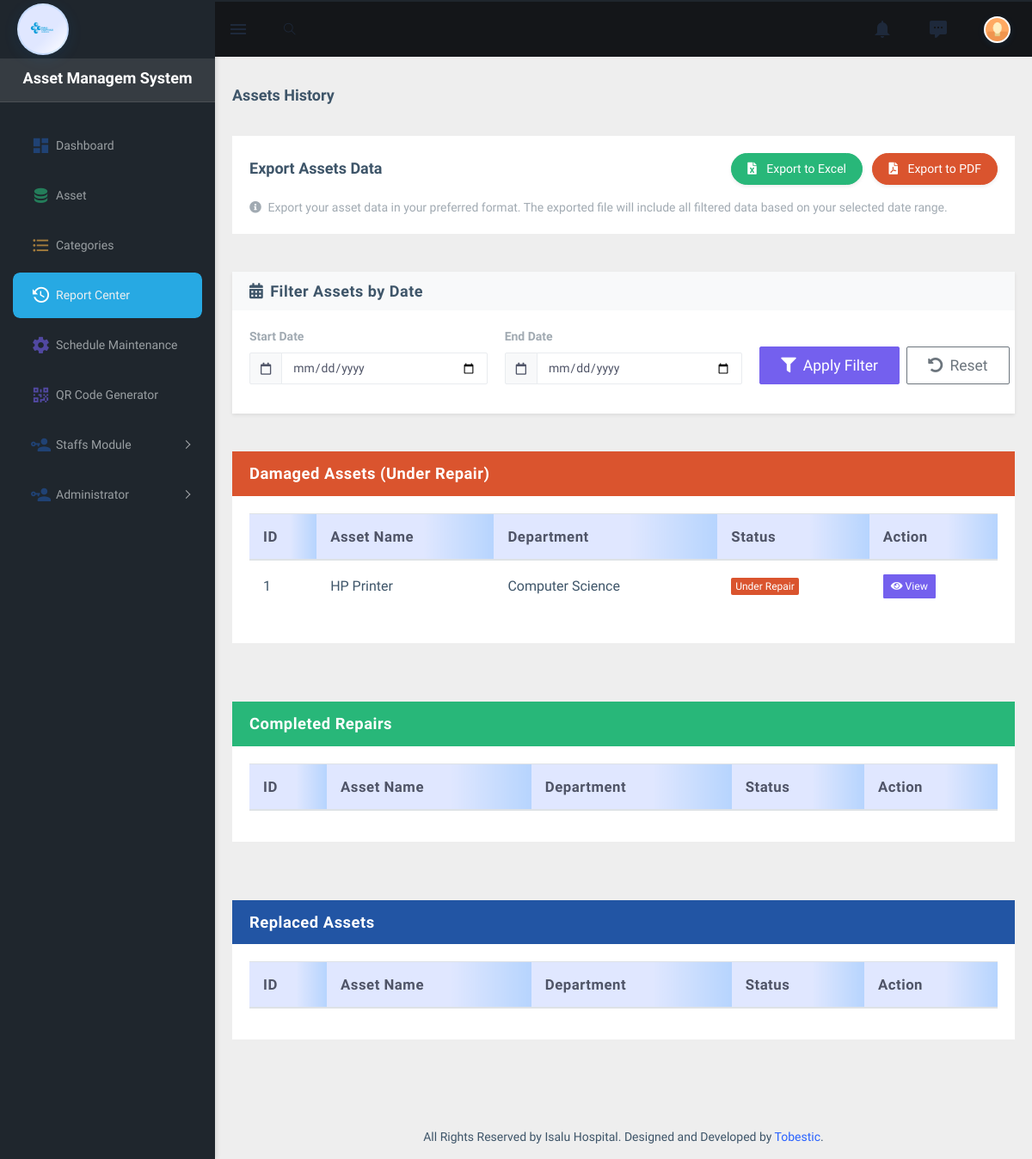
Before: /admindashboard/assethistory.php (signed in) with the older database file.
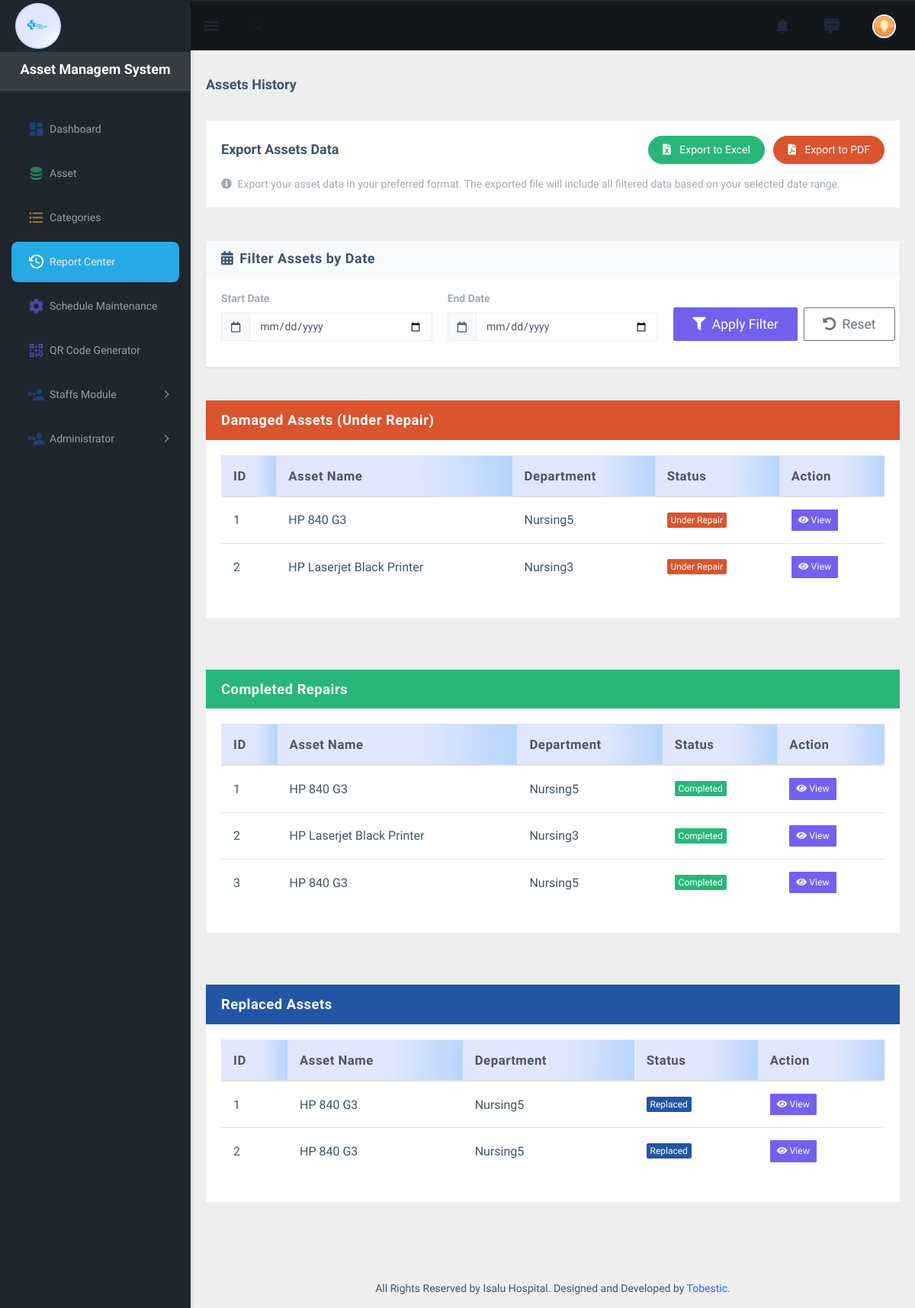
After: the same page with the newer database file.
### tables this page shows
CREATE TABLE `repair_asset` (
  `id` int(11) NOT NULL,
  `asset_id` int(11) NOT NULL,
  `reg_no` varchar(100) NOT NULL,
  `asset_name` varchar(255) NOT NULL,
  `department` varchar(100) NOT NULL,
  `reported_by` varchar(100) NOT NULL,
  `description` text DEFAULT NULL,
  `category` varchar(50) DEFAULT 'General',
  `quantity` int(11) DEFAULT 1,
  `report_date` datetime DEFAULT current_timestamp(),
  `status` varchar(50) DEFAULT 'Under Repair',
  `completed_date` varchar(40) NOT NULL,
  `completed` int(11) NOT NULL,
  `withdrawn_date` varchar(30) NOT NULL,
  `withdrawn` int(11) NOT NULL,
  `replaced_date` varchar(30) NOT NULL,
  `replaced` int(11) NOT NULL
);

### admindashboard/assethistorytable.php (the view, shortened to what the changed rows need)
<?php
require "include/config.php";
try {
    $page1 = isset($_GET['page1']) ? (int)$_GET['page1'] : 1;
    $offset1 = ($page1 - 1) * 7;
    $where1 = "WHERE status = 'Under Repair'";
    $sql1 = "SELECT * FROM repair_asset $where1 ORDER BY id DESC LIMIT 7 OFFSET $offset1";
    $stmt1 = $conn->prepare($sql1);
    $stmt1->execute();
    $damaged_assets = $stmt1->fetchAll(PDO::FETCH_ASSOC);
    $page2 = isset($_GET['page2']) ? (int)$_GET['page2'] : 1;
    $offset2 = ($page2 - 1) * 7;
    $where2 = "WHERE completed = '1'";
    $sql2 = "SELECT * FROM repair_asset $where2 ORDER BY id DESC LIMIT 7 OFFSET $offset2";
    $stmt2 = $conn->prepare($sql2);
    $stmt2->execute();
    $completed_assets = $stmt2->fetchAll(PDO::FETCH_ASSOC);
    $page3 = isset($_GET['page3']) ? (int)$_GET['page3'] : 1;
    $offset3 = ($page3 - 1) * 7;
    $where3 = "WHERE replaced = '1'";
    $sql3 = "SELECT * FROM repair_asset $where3 ORDER BY id DESC LIMIT 7 OFFSET $offset3";
    $stmt3 = $conn->prepare($sql3);
    $stmt3->execute();
    $replaced_assets = $stmt3->fetchAll(PDO::FETCH_ASSOC);
?>
<div class="row mb-5">
    <div class="col-12">
        <div class="card">
            <div class="card-body">
                <div class="table-responsive">
                    <table class="table">
                        <thead class="thead-light">
                            <tr>
                                <th>ID</th>
                                <th>Asset Name</th>
                                <th>Department</th>
                                <th>Status</th>
                                <th>Action</th>
                            </tr>
                        </thead>
                        <tbody>
                            <?php $i1 = 1; foreach ($damaged_assets as $row): ?>
                                <tr>
                                    <td><?php echo $i1++; ?></td>
                                    <td><?php echo htmlspecialchars($row['asset_name']); ?></td>
                                    <td><?php echo htmlspecialchars($row['department']); ?></td>
                                    <td><span class="badge badge-danger">Under Repair</span></td>
                                    <td>
                                        <a href="viewhistory.php?id=<?php echo $row['id']; ?>" class="btn btn-primary btn-sm">
                                            <i class="fas fa-eye"></i> View
                                        </a>
                                    </td>
                                </tr>
                            <?php endforeach; ?>
                        </tbody>
                    </table>
                </div>
            </div>
        </div>
    </div>
</div>
<div class="row mb-5">
    <div class="col-12">
        <div class="card">
            <div class="card-body">
                <div class="table-responsive">
                    <table class="table">
                        <thead class="thead-light">
                            <tr>
                                <th>ID</th>
                                <th>Asset Name</th>
                                <th>Department</th>
                                <th>Status</th>
                                <th>Action</th>
                            </tr>
                        </thead>
                        <tbody>
                            <?php $i2 = 1; foreach ($completed_assets as $row): ?>
                                <tr>
                                    <td><?php echo $i2++; ?></td>
                                    <td><?php echo htmlspecialchars($row['asset_name']); ?></td>
                                    <td><?php echo htmlspecialchars($row['department']); ?></td>
                                    <td><span class="badge badge-success">Completed</span></td>
                                    <td>
                                        <a href="viewhistory.php?id=<?php echo $row['id']; ?>" class="btn btn-primary btn-sm">
                                            <i class="fas fa-eye"></i> View
                                        </a>
                                    </td>
                                </tr>
                            <?php endforeach; ?>
                        </tbody>
                    </table>
                </div>
            </div>
        </div>
    </div>
</div>
<div class="row mb-5">
    <div class="col-12">
        <div class="card">
            <div class="card-body">
                <div class="table-responsive">
                    <table class="table">
                        <thead class="thead-light">
                            <tr>
                                <th>ID</th>
                                <th>Asset Name</th>
                                <th>Department</th>
                                <th>Status</th>
                                <th>Action</th>
                            </tr>
                        </thead>
                        <tbody>
                            <?php $i3 = 1; foreach ($replaced_assets as $row): ?>
                                <tr>
                                    <td><?php echo $i3++; ?></td>
                                    <td><?php echo htmlspecialchars($row['asset_name']); ?></td>
                                    <td><?php echo htmlspecialchars($row['department']); ?></td>
                                    <td><span class="badge badge-info">Replaced</span></td>
                                    <td>
                                        <a href="viewhistory.php?id=<?php echo $row['id']; ?>" class="btn btn-primary btn-sm">
                                            <i class="fas fa-eye"></i> View
                                        </a>
                                    </td>
                                </tr>
                            <?php endforeach; ?>
                        </tbody>
                    </table>
                </div>
            </div>
        </div>
    </div>
</div>
<?php
} catch (PDOException $e) {
    error_log("Database error: " . $e->getMessage());
    echo '<div class="alert alert-danger">An error occurred while fetching the data. Please try again later.</div>';
}
?>

Changed rows visible on the page:
removed repair_asset: asset_name "HP Printer", department "Computer Science", shown under "Filter Assets by Date"
added repair_asset: asset_name "HP 840 G3", department "Nursing5", shown under "Filter Assets by Date"
added repair_asset: asset_name "HP Laserjet Black Printer", department "Nursing3", shown under "Filter Assets by Date"
added repair_asset: asset_name "HP 840 G3", department "Nursing5"
added repair_asset: asset_name "HP Laserjet Black Printer", department "Nursing3"
added repair_asset: asset_name "HP 840 G3", department "Nursing5"
added repair_asset: asset_name "HP 840 G3", department "Nursing5"
added repair_asset: asset_name "HP 840 G3", department "Nursing5"
